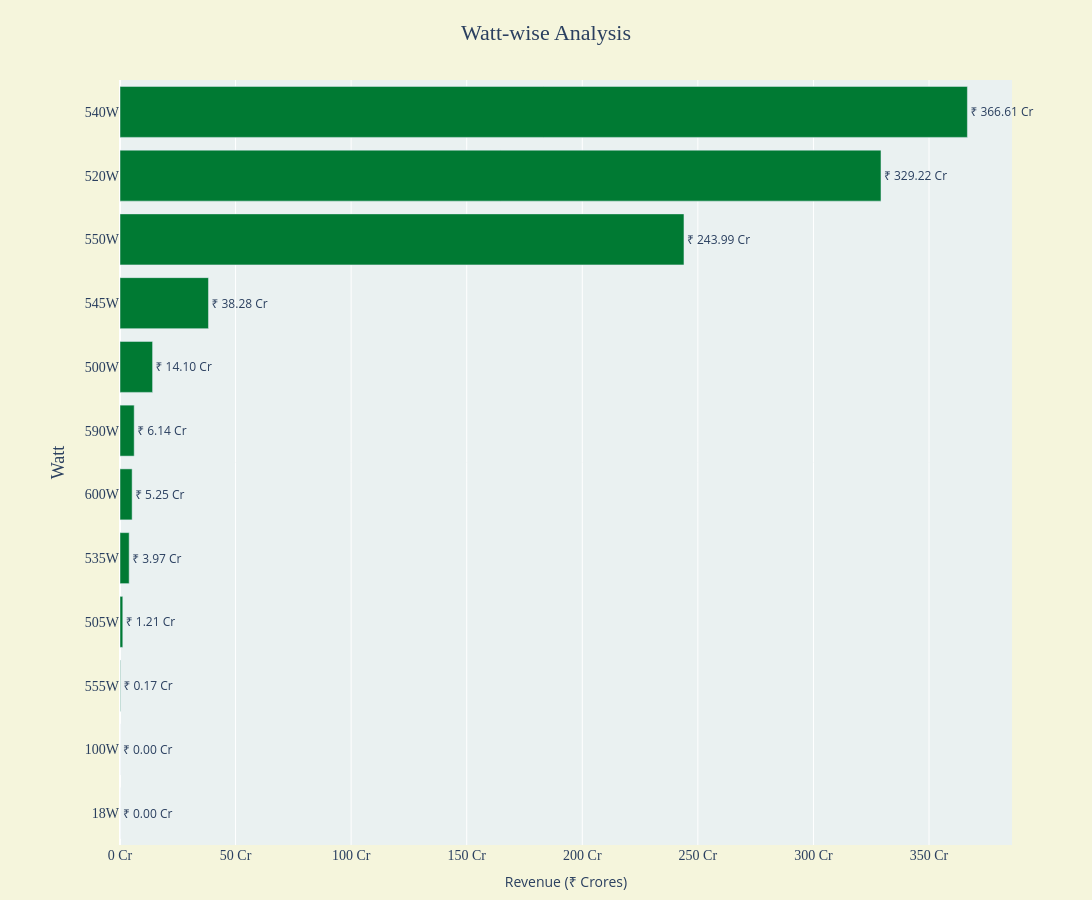

Here is the notebook cell this chart was saved with:
### Code cell
import pandas as pd
import plotly.express as px

df = df_merged.copy()

# -------- EXTRACT WATT --------
df['Watt'] = df['Description'].astype(str).str.extract(r'(\d+)\s*W')
df['Watt'] = pd.to_numeric(df['Watt'], errors='coerce')

df = df.dropna(subset=['Watt', 'Amount'])

# -------- GROUP --------
watt_wise = df.groupby('Watt', as_index=False)['Amount'].sum()

# convert to crores
watt_wise['Revenue_Cr'] = watt_wise['Amount'] / 1e7

watt_wise = watt_wise.sort_values('Revenue_Cr', ascending=True)

watt_wise['Watt_label'] = watt_wise['Watt'].astype(int).astype(str) + "W"

# -------- PLOT --------
fig = px.bar(
    watt_wise,
    x='Revenue_Cr',
    y='Watt_label',
    orientation='h',
    text='Revenue_Cr',
    title= 'Watt-wise Analysis',
)

# -------- STYLE UPDATE --------
fig.update_traces(
    texttemplate='₹ %{text:.2f} Cr',
    textposition='outside',
    cliponaxis=False,
    marker=dict(color='#007A33'),
          hovertemplate='<extra></extra>'   # ⭐ GREEN BARS
)

fig.update_layout(

    paper_bgcolor='#F5F5DC',
    plot_bgcolor="#EAF1F1",

    title=dict(
        x=0.5,
        font=dict(size=22, family="Arial Black")  
    ),

    xaxis=dict(
        title='Revenue (₹ Crores)',
        ticksuffix=' Cr', 
        tickfont=dict(size=14, family="Arial Black")  
    ),

    yaxis=dict(
        title=dict(
            text='Watt',
            font=dict(size=18, family="Arial Black")   
        ),
        tickfont=dict(size=14, family="Arial Black")
    ),
     height=900,   # 🔥 increase height
    width=1600,
    margin=dict(l=120, r=80, t=80, b=50)
)
fig.show()

### Figure 1 — Plotly figure (JSON) as saved in the notebook; plotly's stock layout.template omitted (floating-point values rounded to 4 significant figures)
{"data": [{"cliponaxis": false, "hovertemplate": "<extra></extra>", "legendgroup": "", "marker": {"color": "#007A33", "pattern": {"shape": ""}}, "name": "", "orientation": "h", "showlegend": false, "text": [0.000377, 0.00102, 0.1744, 1.206, 3.968, 5.25, 6.144, 14.1, 38.28, 244.0, 329.2, 366.6], "textposition": "outside", "texttemplate": "₹ %{text:.2f} Cr", "type": "bar", "x": [0.000377, 0.00102, 0.1744, 1.206, 3.968, 5.25, 6.144, 14.1, 38.28, 244.0, 329.2, 366.6], "xaxis": "x", "y": ["18W", "100W", "555W", "505W", "535W", "600W", "590W", "500W", "545W", "550W", "520W", "540W"], "yaxis": "y"}], "layout": {"barmode": "relative", "height": 900, "legend": {"tracegroupgap": 0}, "margin": {"b": 50, "l": 120, "r": 80, "t": 80}, "paper_bgcolor": "#F5F5DC", "plot_bgcolor": "#EAF1F1", "title": {"font": {"family": "Arial Black", "size": 22}, "text": "Watt-wise Analysis", "x": 0.5}, "width": 1600, "xaxis": {"anchor": "y", "domain": [0, 1], "tickfont": {"family": "Arial Black", "size": 14}, "ticksuffix": " Cr", "title": {"text": "Revenue (₹ Crores)"}}, "yaxis": {"anchor": "x", "domain": [0, 1], "tickfont": {"family": "Arial Black", "size": 14}, "title": {"font": {"family": "Arial Black", "size": 18}, "text": "Watt"}}}}
